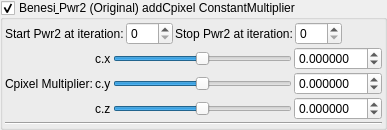
    <widget class="MyGroupBox" name="groupCheck_transf_addCpixel_enabled">
     <property name="toolTip">
      <string>&lt;html&gt;&lt;head/&gt;&lt;body&gt;&lt;p&gt;Cpixel is CVector3 c = ( c.x, c.y, c.z). It is each original point (pixel) in 3D space where the iteration starts from, ( c = original z for each point .) It is commonly found in formula structures z = f(z) + c.&lt;/p&gt;&lt;p&gt;The Cpixel multiplier effectively scales this point &amp;quot;c&amp;quot;.&lt;/p&gt;&lt;p&gt;In this formula the c.y and c.z components of &amp;quot;CVector3 c&amp;quot; are swapped before being multiplied by &amp;quot;CVector3 z&amp;quot; components.&lt;br/&gt;&lt;/p&gt;&lt;/body&gt;&lt;/html&gt;</string>
     </property>
     <property name="title">
      <string>Benesi&amp; Pwr2 (Original) addCpixel ConstantMultiplier</string>
     </property>
     <property name="checkable">
      <bool>true</bool>
     </property>
     <layout class="QVBoxLayout" name="verticalLayout_51">
      <property name="spacing">
       <number>2</number>
      </property>
      <property name="leftMargin">
       <number>2</number>
      </property>
      <property name="topMargin">
       <number>2</number>
      </property>
      <property name="rightMargin">
       <number>2</number>
      </property>
      <property name="bottomMargin">
       <number>2</number>
      </property>
      <item>
       <layout class="QGridLayout" name="gridLayout_67">
        <property name="spacing">
         <number>2</number>
        </property>
        <item row="1" column="5">
         <spacer name="horizontalSpacer_39">
          <property name="orientation">
           <enum>Qt::Horizontal</enum>
          </property>
          <property name="sizeHint" stdset="0">
           <size>
            <width>40</width>
            <height>20</height>
           </size>
          </property>
         </spacer>
        </item>
        <item row="1" column="2">
         <widget class="QLabel" name="label_254">
          <property name="text">
           <string>Stop Pwr2 at iteration:</string>
          </property>
         </widget>
        </item>
        <item row="1" column="3">
         <widget class="MySpinBox" name="spinboxInt_transf_stop_iterations_F">
          <property name="sizePolicy">
           <sizepolicy hsizetype="Minimum" vsizetype="Maximum">
            <horstretch>0</horstretch>
            <verstretch>0</verstretch>
           </sizepolicy>
          </property>
          <property name="maximum">
           <number>250</number>
          </property>
         </widget>
        </item>
        <item row="1" column="1">
         <widget class="MySpinBox" name="spinboxInt_transf_start_iterations_F">
          <property name="sizePolicy">
           <sizepolicy hsizetype="Minimum" vsizetype="Maximum">
            <horstretch>0</horstretch>
            <verstretch>0</verstretch>
           </sizepolicy>
          </property>
          <property name="maximum">
           <number>250</number>
          </property>
         </widget>
        </item>
        <item row="1" column="0">
         <widget class="QLabel" name="label_255">
          <property name="text">
           <string>Start Pwr2 at iteration:</string>
          </property>
         </widget>
        </item>
       </layout>
      </item>
      <item>
       <layout class="QGridLayout" name="gridLayout_24">
        <property name="spacing">
         <number>2</number>
        </property>
        <item row="1" column="0">
         <widget class="QLabel" name="label_129">
          <property name="text">
           <string>Cpixel Multiplier:</string>
          </property>
         </widget>
        </item>
        <item row="1" column="3">
         <widget class="MyDoubleSpinBox" name="spinbox3_transf_constant_multiplierA_100_y">
          <property name="sizePolicy">
           <sizepolicy hsizetype="Minimum" vsizetype="Maximum">
            <horstretch>0</horstretch>
            <verstretch>0</verstretch>
           </sizepolicy>
          </property>
          <property name="decimals">
           <number>6</number>
          </property>
          <property name="minimum">
           <double>-99.989999999999995</double>
          </property>
          <property name="maximum">
           <double>99.989999999999995</double>
          </property>
          <property name="singleStep">
           <double>0.100000000000000</double>
          </property>
         </widget>
        </item>
        <item row="1" column="1">
         <widget class="QLabel" name="label_130">
          <property name="text">
           <string notr="true">c.y</string>
          </property>
         </widget>
        </item>
        <item row="0" column="1">
         <widget class="QLabel" name="label_131">
          <property name="text">
           <string notr="true">c.x</string>
          </property>
         </widget>
        </item>
        <item row="2" column="2">
         <widget class="QSlider" name="slider3_transf_constant_multiplierA_100_z">
          <property name="sizePolicy">
           <sizepolicy hsizetype="Expanding" vsizetype="Maximum">
            <horstretch>0</horstretch>
            <verstretch>0</verstretch>
           </sizepolicy>
          </property>
          <property name="minimum">
           <number>-5000000</number>
          </property>
          <property name="maximum">
           <number>5000000</number>
          </property>
          <property name="orientation">
           <enum>Qt::Horizontal</enum>
          </property>
         </widget>
        </item>
        <item row="2" column="1">
         <widget class="QLabel" name="label_132">
          <property name="text">
           <string notr="true">c.z</string>
          </property>
         </widget>
        </item>
        <item row="0" column="3">
         <widget class="MyDoubleSpinBox" name="spinbox3_transf_constant_multiplierA_100_x">
          <property name="sizePolicy">
           <sizepolicy hsizetype="Minimum" vsizetype="Maximum">
            <horstretch>0</horstretch>
            <verstretch>0</verstretch>
           </sizepolicy>
          </property>
          <property name="prefix">
           <string/>
          </property>
          <property name="decimals">
           <number>6</number>
          </property>
          <property name="minimum">
           <double>-99.989999999999995</double>
          </property>
          <property name="singleStep">
           <double>0.100000000000000</double>
          </property>
         </widget>
        </item>
        <item row="0" column="2">
         <widget class="QSlider" name="slider3_transf_constant_multiplierA_100_x">
          <property name="sizePolicy">
           <sizepolicy hsizetype="Expanding" vsizetype="Maximum">
            <horstretch>0</horstretch>
            <verstretch>0</verstretch>
           </sizepolicy>
          </property>
          <property name="minimum">
           <number>-5000000</number>
          </property>
          <property name="maximum">
           <number>5000000</number>
          </property>
          <property name="orientation">
           <enum>Qt::Horizontal</enum>
          </property>
         </widget>
        </item>
        <item row="1" column="2">
         <widget class="QSlider" name="slider3_transf_constant_multiplierA_100_y">
          <property name="sizePolicy">
           <sizepolicy hsizetype="Expanding" vsizetype="Maximum">
            <horstretch>0</horstretch>
            <verstretch>0</verstretch>
           </sizepolicy>
          </property>
          <property name="minimum">
           <number>-5000000</number>
          </property>
          <property name="maximum">
           <number>5000000</number>
          </property>
          <property name="orientation">
           <enum>Qt::Horizontal</enum>
          </property>
         </widget>
        </item>
        <item row="2" column="3">
         <widget class="MyDoubleSpinBox" name="spinbox3_transf_constant_multiplierA_100_z">
          <property name="sizePolicy">
           <sizepolicy hsizetype="Minimum" vsizetype="Maximum">
            <horstretch>0</horstretch>
            <verstretch>0</verstretch>
           </sizepolicy>
          </property>
          <property name="decimals">
           <number>6</number>
          </property>
          <property name="minimum">
           <double>-99.989999999999995</double>
          </property>
          <property name="maximum">
           <double>99.989999999999995</double>
          </property>
          <property name="singleStep">
           <double>0.100000000000000</double>
          </property>
         </widget>
        </item>
        <item row="3" column="0" colspan="4">
         <widget class="Line" name="line_31">
          <property name="orientation">
           <enum>Qt::Horizontal</enum>
          </property>
         </widget>
        </item>
       </layout>
      </item>
     </layout>
    </widget>
